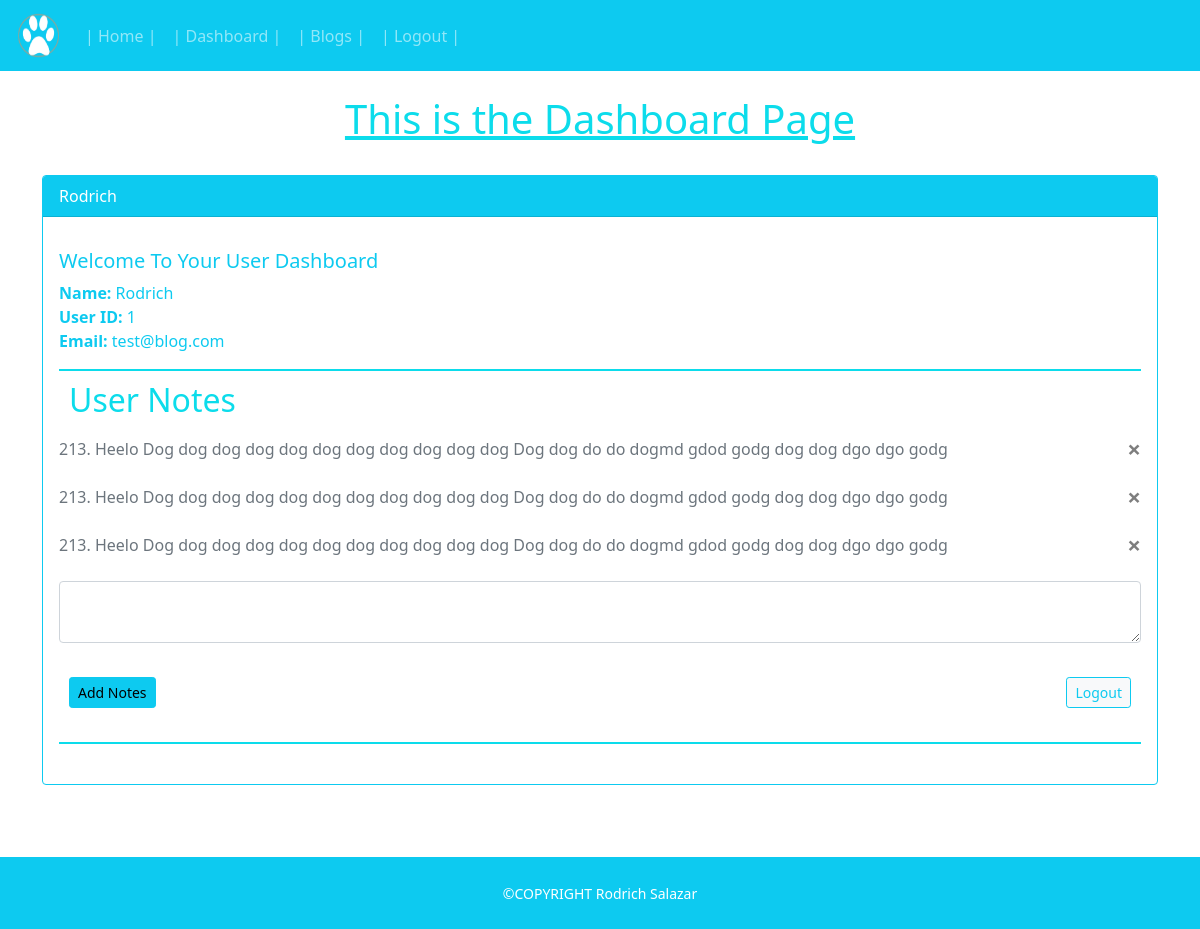
The page /dashboard (signed in) on the database its author committed.
### website/models.py (models this page shows, shortened)
class User(db.Model, UserMixin):
    id = db.Column(db.Integer, primary_key=True)
    email = db.Column(db.String(150), unique=True)
    username = db.Column(db.String(150))
    password = db.Column(db.String(150))
    date = db.Column(db.DateTime(timezone=True), default=func.now())
    notes = db.relationship('Note')
    posts = db.relationship('Post', backref='user', passive_deletes=True)
    comments = db.relationship('Comment', backref='user', passive_deletes=True)
    likes = db.relationship('Like', backref='user', passive_deletes=True)

class Note(db.Model):
    id = db.Column(db.Integer, primary_key=True)
    data = db.Column(db.String(10000))
    date = db.Column(db.DateTime(timezone=True), default=func.now())
    user_id = db.Column(db.Integer, db.ForeignKey('user.id'))

### website/views.py (the view, shortened to what this page needs)
@views.route("/dashboard", methods = ['GET', 'POST'])
def dashboard():
    return render_template("dashboard.html", user=current_user)

### website/__init__.py (called while the page is built)
def create_app():
    app = Flask(__name__)
    app.config['SECRET_KEY'] = 'ENWI!*!*uh981821huwha'
    app.config['SQLALCHEMY_DATABASE_URI'] = f'sqlite:///{DB_NAME}'
    db.init_app(app)
    from .views import views
    from .auth import auth
    app.register_blueprint(views, url_prefix='/')
    app.register_blueprint(auth, url_prefix='/')
    from .models import User, Note, Post, Comment, Like
    with app.app_context():
        db.create_all()
    login_manager = LoginManager()
    login_manager.login_view = 'auth.login'
    login_manager.init_app(app)
    @login_manager.user_loader
    def load_user(id):
        return User.query.get(int(id))
    return app

### website/templates/dashboard.html (shortened to what this page needs)
{% extends "template.html" %}
{% block content %}
    <section>
        <div class="container"/>
        <br/>
        <h1 class="dashboardheading text-center"> This is the Dashboard Page </h1>
        <br/>
            <div class="card border-info">
        <div class="card-header bg-info mb- mb-3 text-white">
            {{current_user.username}}
        </div>
        <div class="card-body bg-transparent">
            <h5 class="card-title text-info" >Welcome To Your User Dashboard
            </h5>
            <p class="card-text text-info">
                <strong>Name:</strong> {{current_user.username}} </br>
                <strong>User ID:</strong> {{current_user.id}} </br>
                <strong>Email:</strong> {{current_user.email}} </br>
            </p>
                <h2 class="toplinedashboard">User Notes</h2>
                <ul class="list-group list-group-flush" id="notes">
                    {% for note in user.notes%}
                    <div class="bordercardnotes text-muted">
                        <div class="class-header bgcolour d-flex justify-content-between align-items-center">
                        <div class="card-text">{{ note.data }}</div>
                        <button type="button" class="close" onClick="deleteNote({{ note.id}})">
                            <span aria-hidden="true">&times;</span>
                        </button>
                        </div>
                    </div>
                    <br/>
                    {% endfor %}
                </ul>
                <form method="POST">
                    <textarea name="note" id="note" class="form-control formnote"></textarea>
                    <div class="underlinedashboard">
                        <button type="submit" align="left" class="btn btn-sm btn-info">Add Notes</button>
                        <a href="{{ url_for('auth.logout')}}" style="float:right" class=" btn-light btn btn-outline-info btn-sm">Logout</a>
                    </div>
                </form>
                <br/>
                </div>
            </div>
            <br/>
            <br/>
        </div>
{% endblock %}

### website/static/css/styles.css (style rules this page uses)
body { min-height: 100vh; display: flex; flex-direction: column; }
h2 { color: #0cdceb; }
h1 { color: #0cdceb; }
.dashboardheading { text-decoration: underline; }
.toplinedashboard { padding: 10px; border-width: 2px; border-style: solid; border-color: #0cdceb; border-bottom: none; border-left: none; border-right: none; }
.underlinedashboard { padding: 10px; border-width: 2px; border-style: solid; border-color: #0cdceb; border-top: none; border-left: none; border-right: none; }

### rows shown on the page
User: username "Rodrich", id "1", email "test@blog.com"
Note: data "213. Heelo Dog dog dog dog dog dog dog dog dog dog dog Dog dog do do dogmd gdod godg dog dog dgo dgo godg"
Note: data "213. Heelo Dog dog dog dog dog dog dog dog dog dog dog Dog dog do do dogmd gdod godg dog dog dgo dgo godg"
Note: data "213. Heelo Dog dog dog dog dog dog dog dog dog dog dog Dog dog do do dogmd gdod godg dog dog dgo dgo godg"
